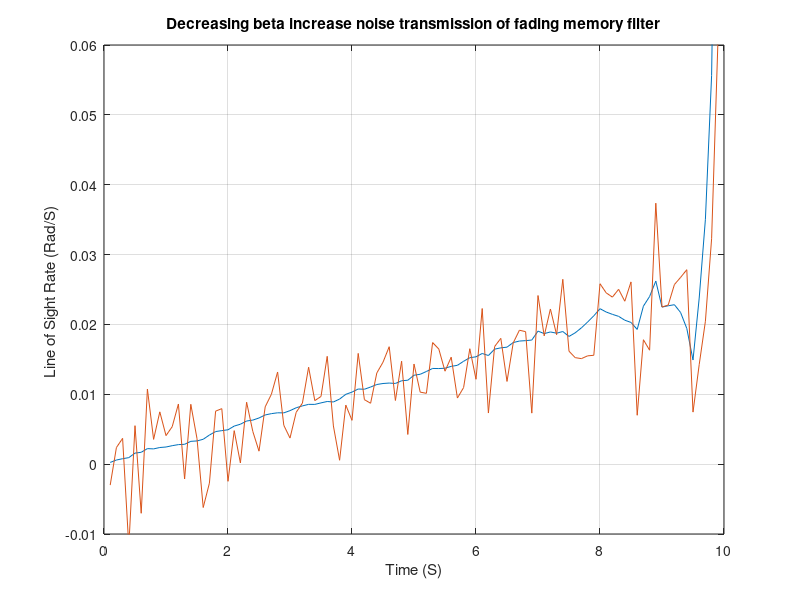

MATLAB code for this plot:
clear
count=0;
VC=4000;
XNT=96.6;
YIC=0;
VM=3000;
HEDEG=0;
BETA=0.3;
XNP=3;
SIGNOISE=.001;
TF=10;
TS=.1;
NOISE=1;
Y=YIC;
YD=-VM*HEDEG/57.3;
YDIC=YD;
T=0;
H=.01;
S=0;
GFILTER=1.-BETA^2;
HFILTER=(1.-BETA)^2;
XLAMH=0;
XLAMDH=0;
XNC=0;
while T <= (TF - 1e-5)
 	YOLD=Y;
	YDOLD=YD;
	STEP=1;
	FLAG=0;
	while STEP <=1
		if FLAG==1
       			Y=Y+H*YD;
 			YD=YD+H*YDD;
			T=T+H;
			STEP=2;
		end;
     		TGO=TF-T+1e-5;
		RTM=VC*TGO;
		XLAM=Y/(VC*TGO);
		XLAMD=(RTM*YD+Y*VC)/(RTM^2);
		YDD=XNT-XNC;
		FLAG=1;
	end; 
	FLAG=0;
	Y=.5*(YOLD+Y+H*YD);
 	YD=.5*(YDOLD+YD+H*YDD);
	S=S+H;
 	if S>=(TS - 1e-5)
		S=0.;
		if NOISE==1
			XLAMNOISE=SIGNOISE*randn;
		else
			XLAMNOISE=0.;
		end;
		RES=XLAM-(XLAMH+TS*XLAMDH)+XLAMNOISE;
		XLAMH=GFILTER*RES+XLAMH+TS*XLAMDH;
		XLAMDH=HFILTER*RES/TS+XLAMDH;
		XNC=XNP*VC*XLAMDH;
		count=count+1;
		ArrayT(count)=T;
		ArrayY(count)=Y;
		ArrayXNC(count)=XNC;
		ArrayXLAMD(count)=XLAMD;
		ArrayXLAMDH(count)=XLAMDH;
 	end; 
end; 
figure
plot(ArrayT,ArrayXLAMD,ArrayT,ArrayXLAMDH),grid
title('Decreasing beta increase noise transmission of fading memory filter')
xlabel('Time (S)')
ylabel('Line of Sight Rate (Rad/S) ')
axis([0 10 -.01 .06])
output=[ArrayT',ArrayY',ArrayXNC',ArrayXLAMD',ArrayXLAMDH'];
save datfil.txt output -ascii
disp('Simulation Complete')
